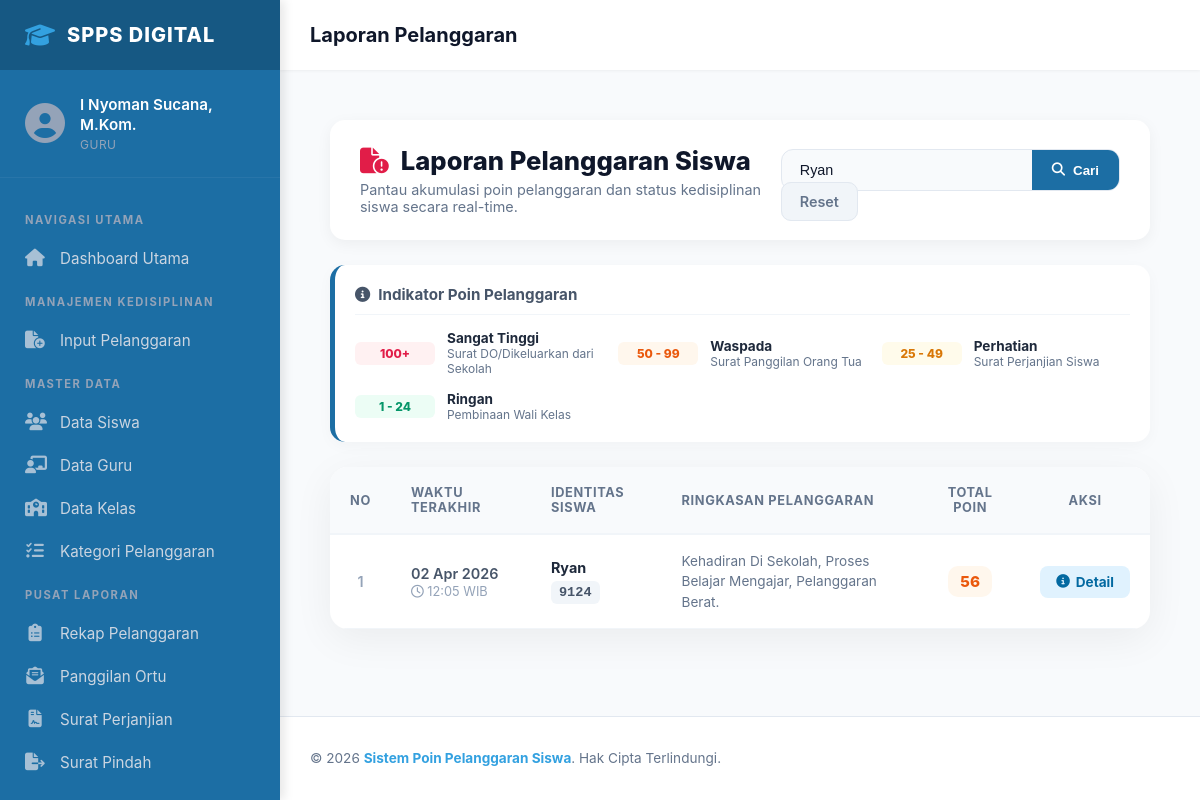
/pages/laporan/list_pelanggaran.php?cari=Ryan (signed in), run on an earlier commit of the app's database.
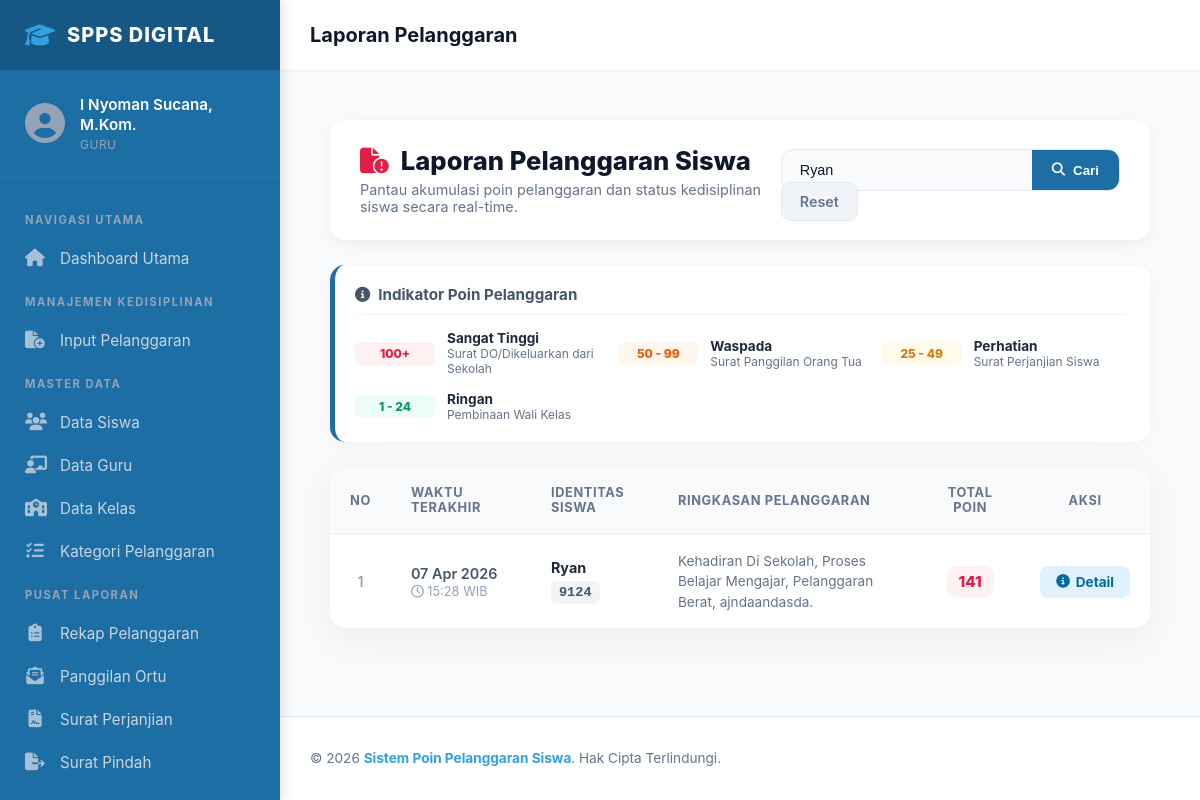
And on a later commit of the database.
### tables this page shows
CREATE TABLE `pelanggaran_siswa` (
  `id_pelanggaran_siswa` int(5) NOT NULL,
  `tanggal` datetime DEFAULT NULL,
  `nis` int(5) DEFAULT NULL,
  `id_jenis_pelanggaran` int(11) DEFAULT NULL,
  `keterangan` text DEFAULT NULL
);

CREATE TABLE `siswa` (
  `nis` int(5) NOT NULL,
  `nama_siswa` varchar(50) DEFAULT NULL,
  `jenis_kelamin` enum('Laki - Laki','Perempuan') DEFAULT NULL,
  `alamat` varchar(100) DEFAULT NULL,
  `password` varchar(70) DEFAULT NULL,
  `status` enum('aktif','tidak_aktif','lulus','pindah') DEFAULT NULL,
  `id_ortu_wali` int(5) DEFAULT NULL,
  `id_kelas` int(3) DEFAULT NULL
);

### pages/laporan/list_pelanggaran.php (the view, shortened to what this page needs)
<?php
include ROOTPATH . "/config/config.php";
$page_title = "Laporan Pelanggaran";
include ROOTPATH . "/includes/header.php";
$cari = isset($_GET['cari']) ? $_GET['cari'] : '';
$sql = "SELECT ps.id_pelanggaran_siswa, s.nama_siswa, ps.tanggal, ps.nis
        FROM pelanggaran_siswa ps
        JOIN siswa s USING(nis)
        WHERE ps.tanggal = (SELECT MAX(tanggal) FROM pelanggaran_siswa WHERE nis = ps.nis)";
if (!empty($cari)) {
    $sql .= " AND (nama_siswa LIKE '%$cari%' OR nis LIKE '%$cari%')";
}
$sql .= " ORDER BY ps.tanggal DESC";
$result = mysqli_query($conn, $sql);
$bulan_id = [
    "01" => "Jan", "02" => "Feb", "03" => "Mar", "04" => "Apr",
    "05" => "Mei", "06" => "Jun", "07" => "Jul", "08" => "Agu",
    "09" => "Sep", "10" => "Okt", "11" => "Nov", "12" => "Des"
];
$point_indicators = [
    ['min' => 100, 'max' => 999, 'class' => 'poin-high', 'label' => 'Sangat Tinggi', 'desc' => 'Surat DO/Dikeluarkan dari Sekolah'],
    ['min' => 50, 'max' => 99, 'class' => 'poin-warning', 'label' => 'Waspada', 'desc' => 'Surat Panggilan Orang Tua'],
    ['min' => 25, 'max' => 49, 'class' => 'poin-med', 'label' => 'Perhatian', 'desc' => 'Surat Perjanjian Siswa'],
    ['min' => 1, 'max' => 24, 'class' => 'poin-low', 'label' => 'Ringan', 'desc' => 'Pembinaan Wali Kelas']
];
?>
<link rel="stylesheet" href="/poin_pelanggaran_siswa/css/pages/laporan/list_pelanggaran.css">
<div class="container">
    <div class="report-header">
        <div class="header-main">
            <h2><i class="fas fa-file-circle-exclamation"></i> Laporan Pelanggaran Siswa</h2>
            <p class="header-subtitle">Pantau akumulasi poin pelanggaran dan status kedisiplinan siswa secara real-time.</p>
        </div>
        <form action="list_pelanggaran.php" method="GET" class="search-form">
            <div class="search-group">
                <input type="text" name="cari" class="search-input" value="<?= htmlspecialchars($cari) ?>" placeholder="NIS atau Nama Siswa..." list="nama_siswa" autocomplete="off">
                <button type="submit" class="btn-search">
                    <i class="fas fa-magnifying-glass"></i> Cari
                </button>
            </div>
            <?php if(!empty($cari)): ?>
                <a href="list_pelanggaran.php" class="btn-reset">Reset</a>
            <?php endif; ?>
        </form>
    </div>
    <div class="legend-card">
        <div class="legend-header">
            <h3><i class="fas fa-circle-info"></i> Indikator Poin Pelanggaran</h3>
        </div>
        <div class="legend-grid">
            <?php foreach($point_indicators as $indicator): ?>
                <div class="legend-item">
                    <div class="legend-badge-wrapper">
                        <span class="legend-badge <?= $indicator['class'] ?>"><?= $indicator['min'] . ($indicator['max'] < 999 ? ' - ' . $indicator['max'] : '+') ?></span>
                    </div>
                    <div class="legend-info">
                        <strong><?= $indicator['label'] ?></strong>
                        <span><?= $indicator['desc'] ?></span>
                    </div>
                </div>
            <?php endforeach; ?>
        </div>
    </div>
    <div class="table-wrapper">
        <div class="table-responsive">
            <table>
                <thead>
                    <tr>
                        <th style="width: 50px; text-align: center;">No</th>
                        <th style="width: 140px;">Waktu Terakhir</th>
                        <th>Identitas Siswa</th>
                        <th>Ringkasan Pelanggaran</th>
                        <th style="width: 100px; text-align: center;">Total Poin</th>
                        <th style="width: 120px; text-align: center;">Aksi</th>
                    </tr>
                </thead>
                <tbody>
                    <?php
                    if(mysqli_num_rows($result) == 0): ?>
                        <tr><td colspan="6" style="text-align: center; padding: 40px; color: #94a3b8;"><i class="fas fa-magnifying-glass" style="font-size: 2rem; display: block; margin-bottom: 10px;"></i> Data tidak ditemukan</td></tr>
                    <?php else:
                        $no = 1;
                        while ($row = mysqli_fetch_assoc($result)):
                            $dt = strtotime($row['tanggal']);
                            $tgl = date("d", $dt) . " " . $bulan_id[date("m", $dt)] . " " . date("Y", $dt);
                            $jam = date("H:i", $dt);
                            $ps_sql = "SELECT DISTINCT jenis FROM pelanggaran_siswa JOIN jenis_pelanggaran USING(id_jenis_pelanggaran) WHERE nis = '$row[nis]'";
                            $ps_res = mysqli_query($conn, $ps_sql);
                            $list_j = [];
                            while($dj = mysqli_fetch_assoc($ps_res)) { $list_j[] = htmlspecialchars($dj['jenis']); }
                            $string_pelanggaran = implode(", ", $list_j);
                            $poin_sql = "SELECT SUM(poin) as total FROM pelanggaran_siswa JOIN jenis_pelanggaran USING(id_jenis_pelanggaran) WHERE nis = '$row[nis]'";
                            $total_poin = mysqli_fetch_assoc(mysqli_query($conn, $poin_sql))['total'];
                            $level = 'poin-none';
                            if($total_poin >= 150) $level = 'poin-critical';
                            elseif($total_poin >= 100) $level = 'poin-high';
                            elseif($total_poin >= 50) $level = 'poin-warning';
                            elseif($total_poin >= 25) $level = 'poin-med';
                            elseif($total_poin > 0) $level = 'poin-low';
                    ?>
                        <tr>
                            <td style="text-align: center; color: #94a3b8; font-weight: 600;"><?= $no++ ?></td>
                            <td>
                                <div class="date-box">
                                    <span class="date-text"><?= $tgl ?></span>
                                    <span class="time-text"><i class="far fa-clock"></i> <?= $jam ?> WIB</span>
                                </div>
                            </td>
                            <td>
                                <div style="display: flex; flex-direction: column;">
                                    <span class="student-name"><?= htmlspecialchars($row['nama_siswa']) ?></span>
                                    <span class="nis-badge" style="width: fit-content; margin-top: 5px;"><?= htmlspecialchars($row['nis']) ?></span>
                                </div>
                            </td>
                            <td>
                                <span class="violation-list"><?= $string_pelanggaran ?>.</span>
                            </td>
                            <td style="text-align: center;">
                                <span class="poin-badge <?= $level ?>"><?= $total_poin ?></span>
                            </td>
                            <td style="text-align: center;">
                                <a href="detail_pelanggaran.php?nis=<?= $row['nis'] ?>&from=list_pelanggaran.php" class="btn-detail">
                                    <i class="fas fa-circle-info"></i> Detail
                                </a>
                            </td>
                        </tr>
                    <?php endwhile; endif; ?>
                </tbody>
            </table>
        </div>
    </div>
</div>
<?php include "../../includes/footer.php"; ?>

### includes/header.php (shortened to what this page needs)
<!DOCTYPE html>
<html lang="id">
<head>
    <link rel="stylesheet" href="https://cdnjs.cloudflare.com/ajax/libs/font-awesome/6.4.0/css/all.min.css">
    <link rel="stylesheet" href="/poin_pelanggaran_siswa/css/components/header.css">
</head>
<body class="sidebar-layout">
    <nav class="sidebar">
        <div class="sidebar-brand">
            <i class="fas fa-graduation-cap"></i>
            <span>SPPS DIGITAL</span>
        </div>
        <div class="sidebar-user">
            <div class="user-avatar">
                <i class="fas fa-user-circle"></i>
            </div>
            <div class="user-details">
                <p class="user-name"><?php echo htmlspecialchars($_SESSION['nama'] ?? 'Tanpa Nama'); ?></p>
                <p class="user-role"><?php echo ucfirst(htmlspecialchars($_SESSION['role'] ?? 'Peran Tidak Diketahui')); ?></p>
            </div>
        </div>
        <ul class="sidebar-menu">
            <li class="menu-label">Navigasi Utama</li>
            <li>
                <a href="/poin_pelanggaran_siswa/pages/index.php">
                    <i class="fas fa-house"></i>
                    <span>Dashboard Utama</span>
                </a>
            </li>
            <?php if ($_SESSION['role'] !== 'siswa'): ?>
                <li class="menu-label">Manajemen Kedisiplinan</li>
                <li>
                    <a href="/poin_pelanggaran_siswa/pages/pelanggaran/add.php">
                        <i class="fas fa-file-circle-plus"></i>
                        <span>Input Pelanggaran</span>
                    </a>
                </li>
                <li class="menu-label">Master Data</li>
                <li><a href="/poin_pelanggaran_siswa/pages/siswa/list.php"><i class="fas fa-users"></i> Data Siswa</a></li>
                <li><a href="/poin_pelanggaran_siswa/pages/guru/list.php"><i class="fas fa-chalkboard-teacher"></i> Data Guru</a></li>
                <li><a href="/poin_pelanggaran_siswa/pages/kelas/list.php"><i class="fas fa-school"></i> Data Kelas</a></li>
                <li><a href="/poin_pelanggaran_siswa/pages/jenis_pelanggaran/list.php"><i class="fas fa-list-check"></i> Kategori Pelanggaran</a></li>
                <li class="menu-label">Pusat Laporan</li>
                <li><a href="/poin_pelanggaran_siswa/pages/laporan/list_pelanggaran.php"><i class="fas fa-clipboard-list"></i> Rekap Pelanggaran</a></li>
                <li><a href="/poin_pelanggaran_siswa/pages/laporan/list_panggilan_ortu.php"><i class="fas fa-envelope-open-text"></i> Panggilan Ortu</a></li>
                <li><a href="/poin_pelanggaran_siswa/pages/laporan/list_perjanjian.php"><i class="fas fa-file-contract"></i> Surat Perjanjian</a></li>
                <li><a href="/poin_pelanggaran_siswa/pages/laporan/list_pindah.php"><i class="fas fa-file-export"></i> Surat Pindah</a></li>
            <?php endif; ?>
            <li class="menu-label">Pengaturan Akun</li>
        </ul>
    </nav>
    <div class="content-wrapper">
        <header class="top-bar">
            <h2><?php echo $page_title ?? 'Beranda'; ?></h2>
        </header>
        <main>

### includes/footer.php
        </main>
        <footer class="app-footer">
            <p>&copy; 2026 <strong>Sistem Poin Pelanggaran Siswa</strong>. Hak Cipta Terlindungi.</p>
        </footer>
    </div>
</body>
</html>

### css/components/header.css (style rules this page uses)
* { box-sizing: border-box; }
:root { --sidebar-width: 280px; --primary-color: #33A1E0; --sidebar-bg: #1C6EA4; --sidebar-hover: #144E75; --text-muted: #94a3b8; --topbar-height: 70px; }
body { margin: 0; padding: 0; font-family: 'Inter', system-ui, -apple-system, sans-serif; background-color: #f8fafc; }
.sidebar-layout { display: flex; }
.sidebar { width: var(--sidebar-width); height: 100vh; background-color: var(--sidebar-bg); color: white; position: fixed; left: 0; top: 0; display: flex; flex-direction: column; z-index: 1000; box-shadow: 4px 0 10px rgba(0,0,0,0.1); transition: all 0.3s ease; }
.sidebar-brand { height: var(--topbar-height); display: flex; align-items: center; padding: 0 25px; gap: 12px; background-color: rgba(0,0,0,0.2); }
.sidebar-brand i { font-size: 1.5rem; color: var(--primary-color); }
.sidebar-brand span { font-size: 1.25rem; font-weight: 800; letter-spacing: 1px; }
.sidebar-user { padding: 25px; display: flex; align-items: center; gap: 15px; border-bottom: 1px solid rgba(255,255,255,0.05); }
.user-avatar i { font-size: 2.5rem; color: var(--text-muted); }
.user-details { overflow: hidden; }
.user-name { margin: 0; font-weight: 600; font-size: 0.95rem; white-space: normal; line-height: 1.3; color: white; }
.user-role { margin: 2px 0 0; font-size: 0.75rem; color: var(--text-muted); text-transform: uppercase; letter-spacing: 0.5px; }
.sidebar-menu { list-style: none; padding: 20px 0; margin: 0; flex: 1; overflow-y: auto; }
.menu-label { padding: 15px 25px 10px; font-size: 0.7rem; text-transform: uppercase; letter-spacing: 1.5px; color: var(--text-muted); font-weight: 700; }
.sidebar-menu li { position: relative; }
.sidebar-menu a { display: flex; align-items: center; padding: 12px 25px; color: #cbd5e1; text-decoration: none; gap: 15px; transition: all 0.2s ease; font-size: 0.95rem; }
.sidebar-menu a i:not(.arrow) { width: 20px; text-align: center; font-size: 1.1rem; opacity: 0.8; }
.content-wrapper { flex: 1; margin-left: var(--sidebar-width); min-height: 100vh; display: flex; flex-direction: column; }
.top-bar { height: var(--topbar-height); background-color: white; display: flex; align-items: center; padding: 0 30px; box-shadow: 0 1px 3px rgba(0,0,0,0.05); position: sticky; top: 0; z-index: 900; }
.top-bar h2 { margin: 0; font-size: 1.25rem; font-weight: 700; color: #0f172a; }
main { padding: 30px; flex: 1; }
.app-footer { padding: 20px 30px; border-top: 1px solid #e2e8f0; color: #64748b; font-size: 0.85rem; background-color: #ffffff; margin-top: auto; }
.app-footer strong { color: var(--primary-color); }

What changed in the data, as far as the page shows it:
no longer on this page (row unchanged): pelanggaran_siswa: tanggal "02 Apr 2026", tanggal "12:05", nis.nama_siswa "Ryan", nis "9124", string_pelanggaran "Kehadiran Di Sekolah, Proses Belajar Mengajar, Pelanggaran Berat", total_poin "56"
added pelanggaran_siswa: tanggal "07 Apr 2026", tanggal "15:28", nis.nama_siswa "Ryan", nis "9124", string_pelanggaran "Kehadiran Di Sekolah, Proses Belajar Mengajar, Pelanggaran Berat, ajndaandasda", total_poin "141"
